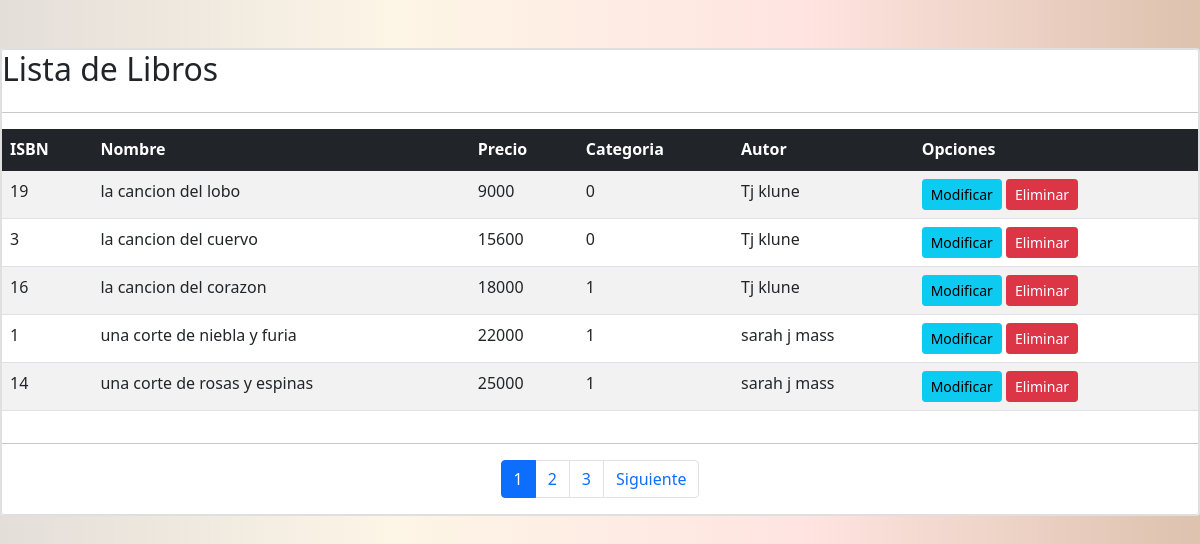
Page /libroList/ (signed in) on the earlier database version.
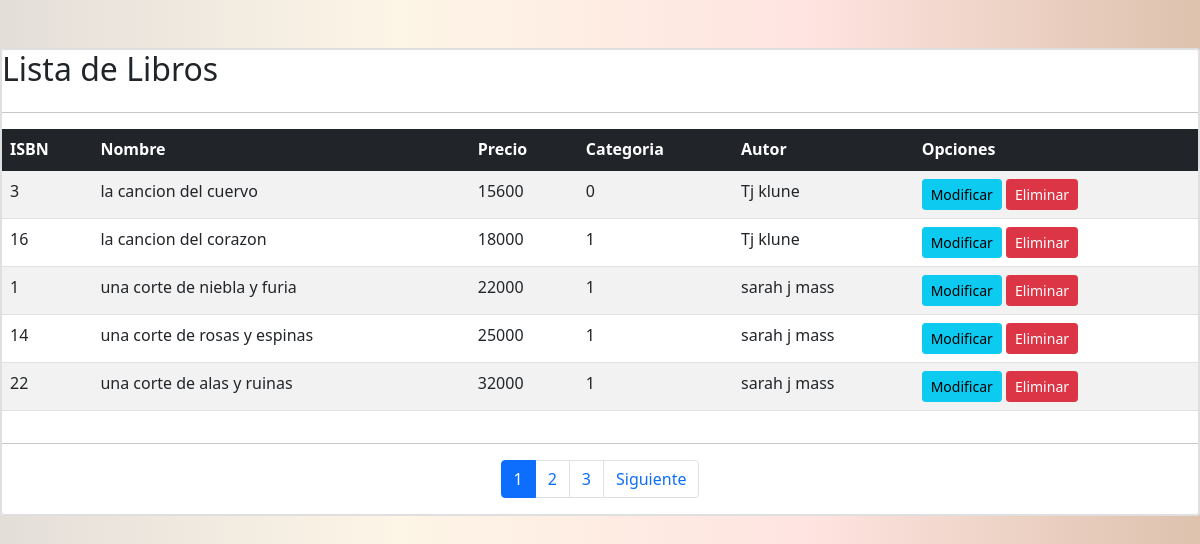
Same page on the later database version.
### tienda/models.py (models this page shows, shortened)
class Libro(models.Model):
    isbn = models.IntegerField()
    nombre = models.CharField(max_length=400)
    precio = models.IntegerField()
    categoria = models.IntegerField(choices=opciones_categoria)
    nuevo = models.BooleanField()
    autor = models.ForeignKey(Autor, on_delete=models.PROTECT)
    imagen = models.ImageField(upload_to="Libros",null=True)

class Autor(models.Model):
    idAutor = models.IntegerField()
    nombre = models.CharField(max_length=100)
    def __str__(selft):
        return selft.nombre

### tienda/views.py (the view)
# urls.py: path('libroList/', libroList, name='libroList'),
@permission_required('tienda.view_libro')
def libroList(request):
    libros = Libro.objects.all()
    page = request.GET.get('page',1)
    try:
        paginator = Paginator(libros, 5)
        libros = paginator.page(page)
    except:
        raise Http404
    contexto={
        'entity':libros,
        'paginator': paginator
    }
    return render(request, 'tienda/Libros/listar.html',contexto)

### tienda/templates/tienda/Libros/listar.html (shortened to what this page needs)
{% load static %}
<!DOCTYPE html>
<html lang="en">
<head>
    <link href="https://cdn.jsdelivr.net/npm/bootstrap@5.1.3/dist/css/bootstrap.min.css" rel="stylesheet"
>
    <link rel="stylesheet" href="{% static 'css/crud.css'%}">
</head>
<body>
    <br>
    <br>
    <div class="card">
        <div class="card body">
            <h2>Lista de Libros</h2>
            <hr>
            <table class="table table-striped table-hover table-responsive-sm" id="libros">
                <thead class="table-dark">
                    <tr>
                        <th scope="col">ISBN</th>
                        <th scope="col">Nombre</th>
                        <th scope="col">Precio</th>
                        <th scope="col">Categoria</th>
                        <th scope="col">Autor</th>
                        <th scope="col">Opciones</th>
                    </tr>
                </thead>
                {% for lista in entity %}
                <tr>
                    <td>{{lista.isbn}}</td>
                    <td>{{lista.nombre}}</td>
                    <td>{{lista.precio}}</td>
                    <td>{{lista.categoria}}</td>
                    <td>{{lista.autor}}</td>
                    <td>
                        {% if perms.tienda.change_libro %}
                        <a href="{% url 'modificarLibro' lista.id %}" class="btn btn-info btn-sm">Modificar</a>
                        {% endif %}
                        {% if perms.tienda.delate_libro %}
                        <a href="#" onclick="eliminarLibro({{ lista.id }})" class="btn btn-danger btn-sm">Eliminar</a>
                        {% endif %}
                    </td>
                </tr>
                {% endfor %}
            </table>
            <hr>
            <div>
                {% include 'tienda/paginator.html' %}
            </div>
        </div>
    </div>
</body>
</html>

Differences in the rows shown:
removed Libro: isbn "19", nombre "la cancion del lobo", precio "9000", categoria "0", autor "Tj klune"
now on this page (row unchanged): Libro: isbn "22", nombre "una corte de alas y ruinas", precio "32000", categoria "1", autor "sarah j mass"
